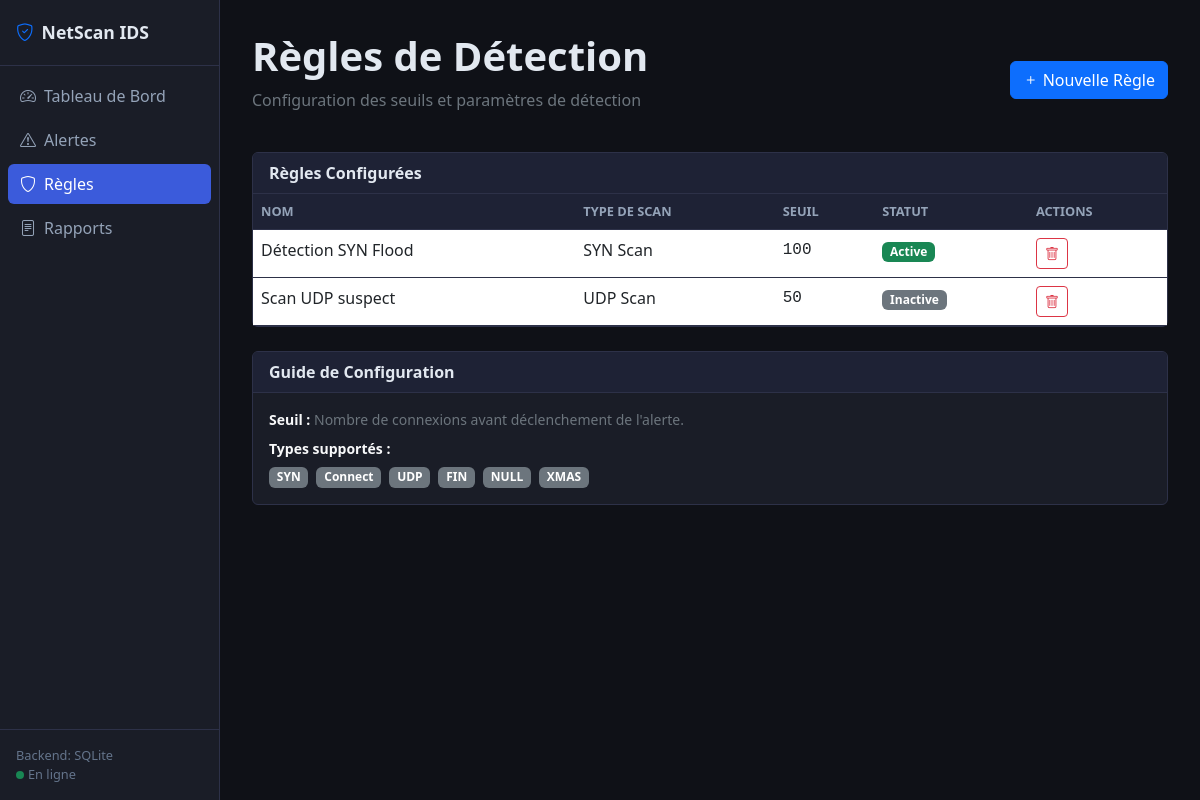
/regles, run on an earlier commit of the app's database.
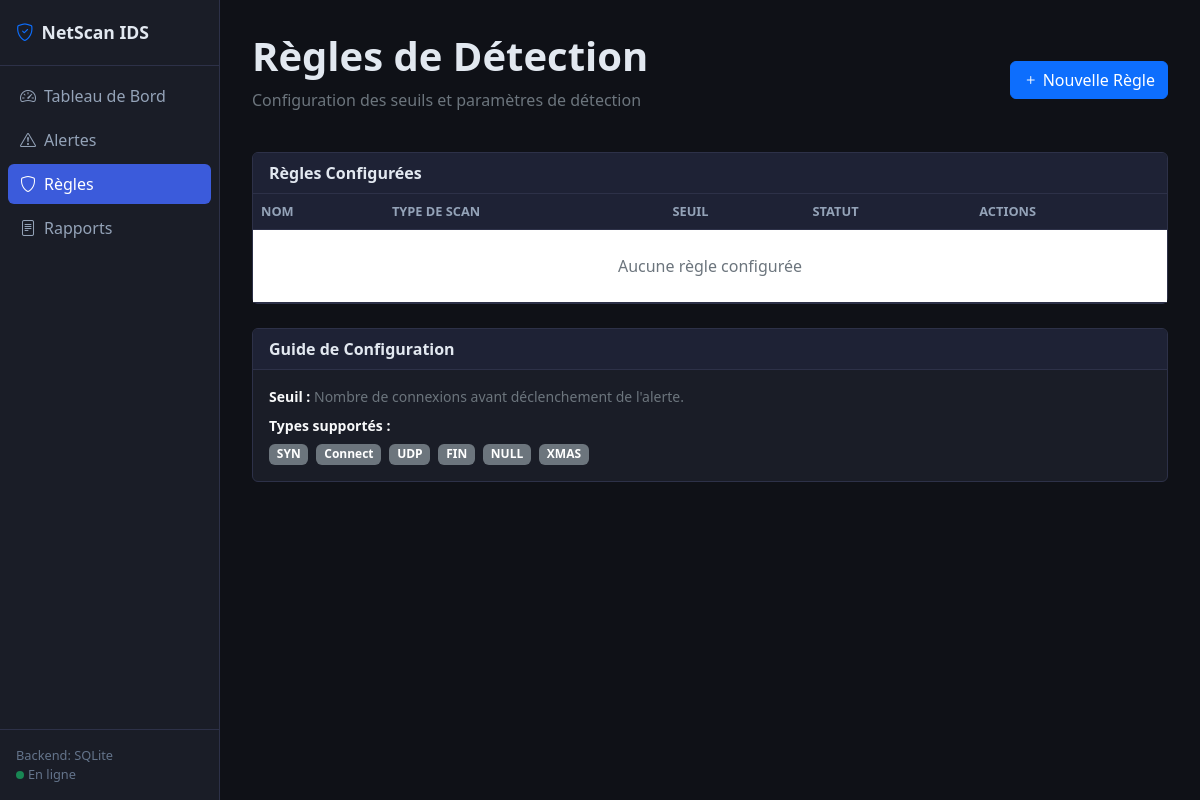
And on a later commit of the database.
### tables this page shows
CREATE TABLE regles (
            id INTEGER PRIMARY KEY AUTOINCREMENT,
            nom TEXT NOT NULL,
            type_scan TEXT NOT NULL,
            seuil INTEGER NOT NULL,
            active INTEGER DEFAULT 1
        );

### webapp/app.py (the view)
@app.route("/regles")
def regles():
    conn = get_db()
    regles = conn.execute("SELECT * FROM regles").fetchall()
    conn.close()
    return render_template("regles.html", regles=regles)

### webapp/app.py (called while the page is built)
def get_db():
    conn = sqlite3.connect(DB_PATH)
    conn.row_factory = sqlite3.Row
    return conn

### webapp/templates/regles.html (shortened to what this page needs)
{% extends "base.html" %}
{% set page = "regles" %}
{% block content %}
<div class="d-flex justify-content-between align-items-center mb-4">
  <div>
    <h1 class="fw-bold">Règles de Détection</h1>
    <p class="text-secondary">Configuration des seuils et paramètres de détection</p>
  </div>
  <button class="btn btn-primary" data-bs-toggle="modal" data-bs-target="#modalRegle">
    <i class="bi bi-plus me-1"></i>Nouvelle Règle
  </button>
</div>
<div class="card mb-4">
  <div class="card-header">Règles Configurées</div>
  <div class="card-body p-0">
    <table class="table table-hover mb-0">
      <thead>
        <tr><th>Nom</th><th>Type de Scan</th><th>Seuil</th><th>Statut</th><th>Actions</th></tr>
      </thead>
      <tbody>
        {% for r in regles %}
        <tr>
          <td class="fw-medium">{{ r.nom }}</td>
          <td>{{ r.type_scan }} Scan</td>
          <td class="font-monospace">{{ r.seuil }}</td>
          <td>
            <a href="/regles/toggle/{{ r.id }}">
              {% if r.active %}
                <span class="badge bg-success">Active</span>
              {% else %}
                <span class="badge bg-secondary">Inactive</span>
              {% endif %}
            </a>
          </td>
          <td>
            <a href="/regles/supprimer/{{ r.id }}" class="btn btn-sm btn-outline-danger"
               onclick="return confirm('Supprimer cette règle ?')">
              <i class="bi bi-trash"></i>
            </a>
          </td>
        </tr>
        {% else %}
        <tr>
          <td colspan="5" class="text-center text-secondary py-4">Aucune règle configurée</td>
        </tr>
        {% endfor %}
      </tbody>
    </table>
  </div>
</div>
<div class="card">
  <div class="card-header">Guide de Configuration</div>
  <div class="card-body">
    <p class="text-secondary small mb-2"><strong class="text-light">Seuil :</strong> Nombre de connexions avant déclenchement de l'alerte.</p>
    <p class="text-secondary small mb-2"><strong class="text-light">Types supportés :</strong></p>
    <div class="d-flex flex-wrap gap-2">
      {% for t in ["SYN","Connect","UDP","FIN","NULL","XMAS"] %}
        <span class="badge bg-secondary">{{ t }}</span>
      {% endfor %}
    </div>
  </div>
</div>
{% endblock %}

What changed in the data, as far as the page shows it:
removed regles: nom "Détection SYN Flood", type_scan "SYN", seuil "100", active "Active"
removed regles: nom "Scan UDP suspect", type_scan "UDP", seuil "50", active "Inactive"
Also different on the page:
text now shown: "Aucune règle configurée"
